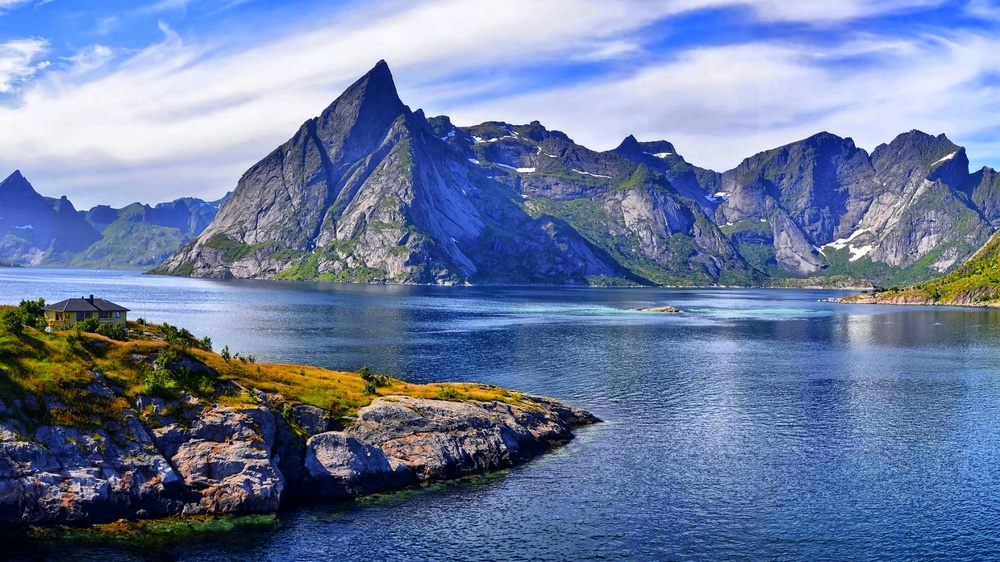
#> input picture Mountains.jpg, 1000 x 562 px, shrunk from 1920 x 1080 before the run
$ python Interesting2.py
#> lines starting #> are read from the running program, lines starting #| are printed output that depends on the picture
__author__ = 'Adam Manuel'
from PIL import Image

picture = Image.open("Mountains.jpg", "r")
#> picture is the input picture: PIL image 1000x562 RGB; mean R, G, B 107.6, 124.4, 160.7
sortedpicture = Image.open("Mountains.jpg", "r")
sorted = sortedpicture.load()
toshow = picture.load()


temp = [None]*sortedpicture.size[0]
for x in range(sortedpicture.size[1]):
    for y in range(sortedpicture.size[0]):
        temp[y] = sorted[y,x]
    list.sort(temp, key=lambda color: color[0]+color[1]+color[2], reverse=True)
    for y in range(sortedpicture.size[0]):
        sorted[y,x] = temp[y]
#> after the loop, temp = 1000 items, first 6: (126, 161, 229), (108, 148, 209), (110, 141, 208), (110, 139, 205), (103, 141, 204), (108, 140, 199)
temp = [None]*sortedpicture.size[1]
for x in range(sortedpicture.size[0]):
    for y in range(sortedpicture.size[1]):
        temp[y] = sorted[x,y]
    list.sort(temp, key=lambda color: color[0]+color[1]+color[2], reverse=True)
    for y in range(sortedpicture.size[1]):
        sorted[x,y] = temp[y]
#> after the loop, temp = 562 items, first 6: (103, 144, 250), (112, 145, 240), (106, 154, 236), (98, 154, 241), (109, 143, 240), (99, 140, 246)

for x in range(picture.size[0]):
    for y in range(picture.size[1]):
        if((toshow[x,y][0] + toshow[x,y][1] + toshow[x,y][2])/3 < 155):
            toshow[x,y] = sorted[x,y]

sortedpicture.show()
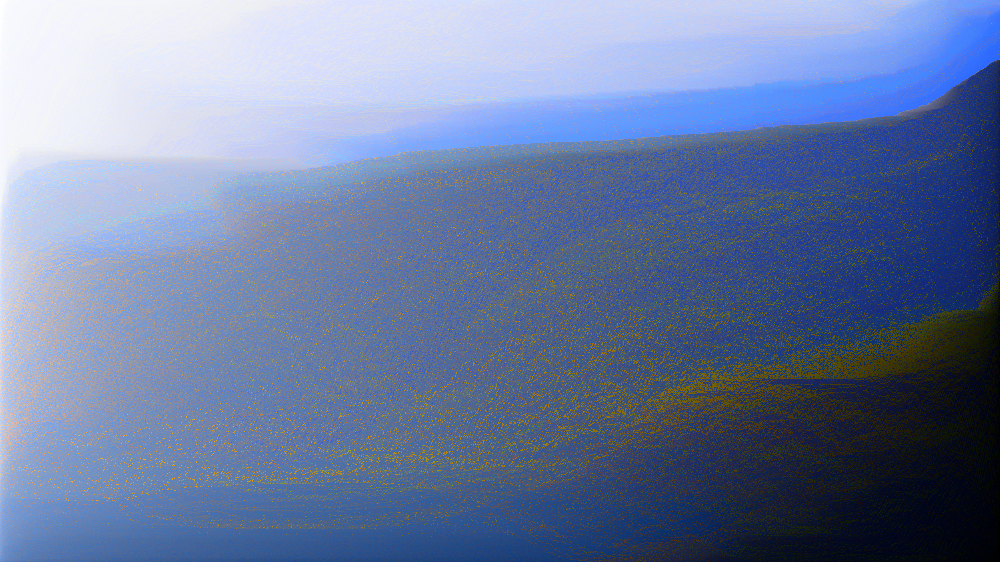
#> shown: PIL image 1000x562 RGB; mean R, G, B 107.6, 124.4, 160.7
picture.show()
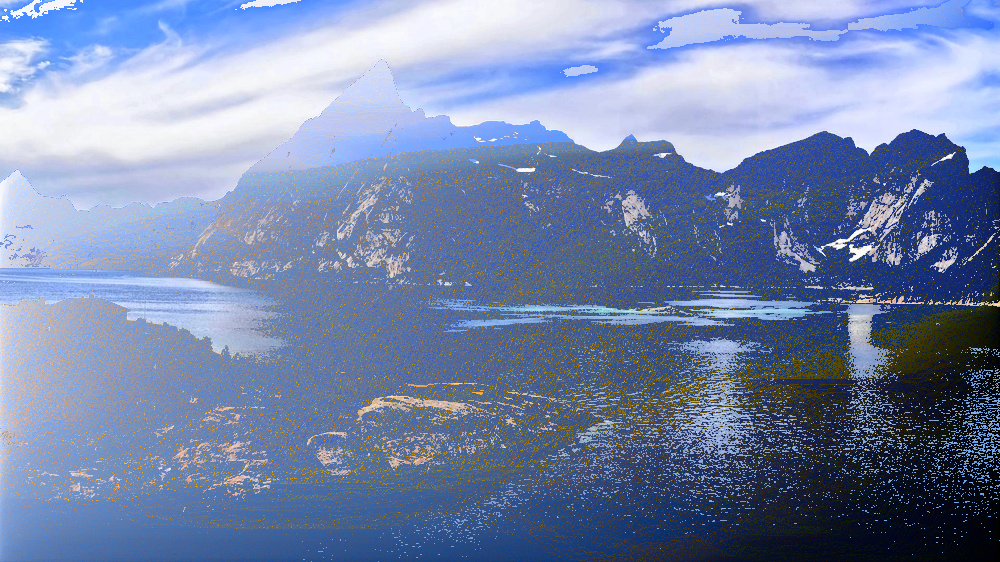
#> shown: PIL image 1000x562 RGB; mean R, G, B 118.2, 134.6, 170.4

$ run again, with Fractal.jpg copied over Mountains.jpg
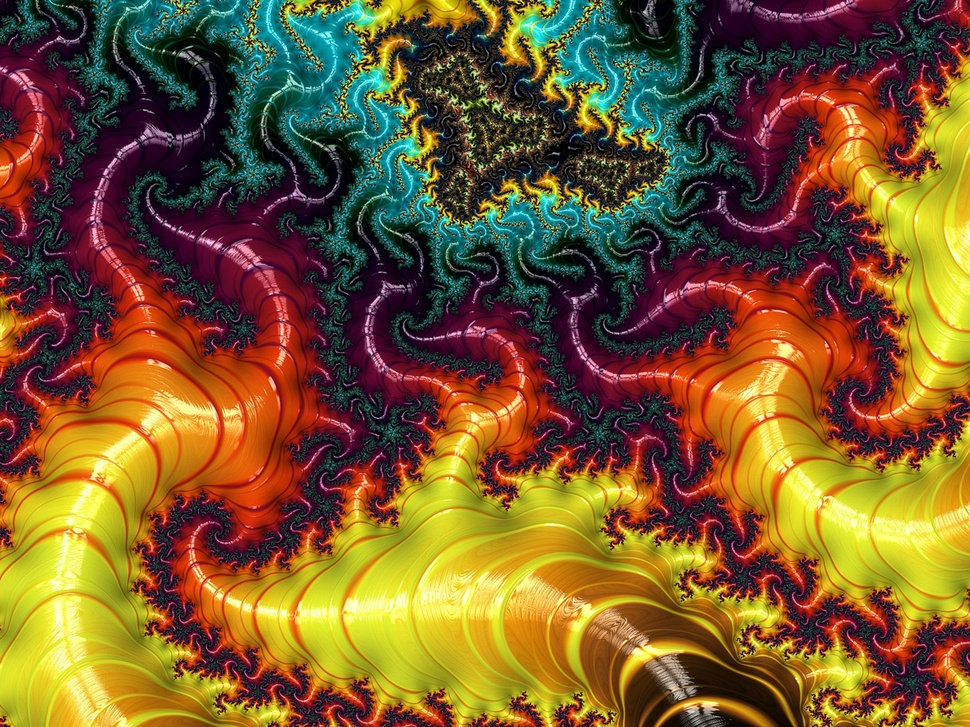
#> input picture Fractal.jpg, 970 x 727 px, shrunk from 1220 x 915 before the run
#> picture is the input picture: PIL image 970x727 RGB; mean R, G, B 121.8, 89.4, 43.6
#> after the loop `for x in range(sortedpicture.size[1]):`: temp = 970 items, first 6: (255, 255, 180), (255, 255, 171), (254, 251, 172), (253, 252, 170), (252, 250, 167), (253, 254, 161)
#> after the loop `for x in range(sortedpicture.size[0]):`: temp = 727 items, first 6: (53, 0, 0), (17, 11, 21), (26, 2, 18), (26, 7, 13), (42, 0, 1), (9, 12, 21)
#> `sortedpicture.show()`:
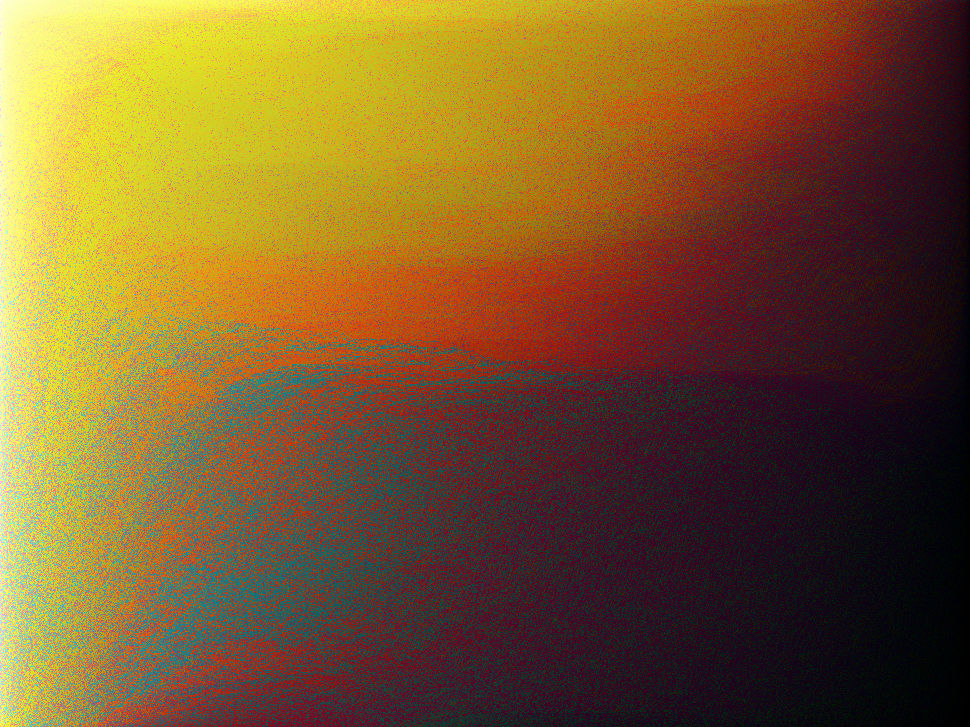
#> shown: PIL image 970x727 RGB; mean R, G, B 121.8, 89.4, 43.6
#> `picture.show()`:
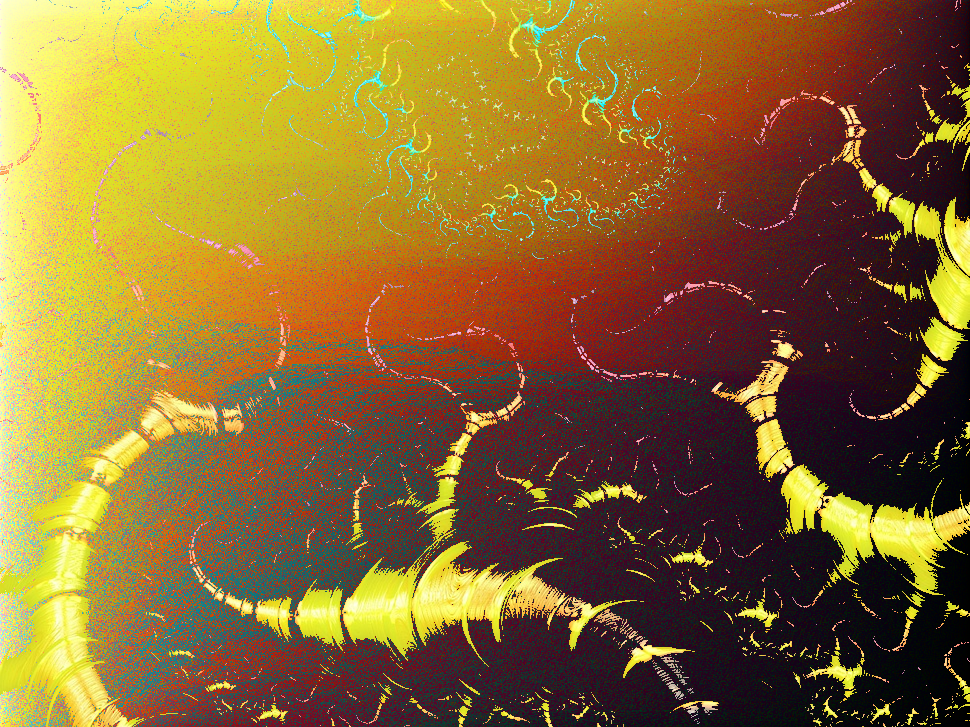
#> shown: PIL image 970x727 RGB; mean R, G, B 137.7, 106.5, 49.1
